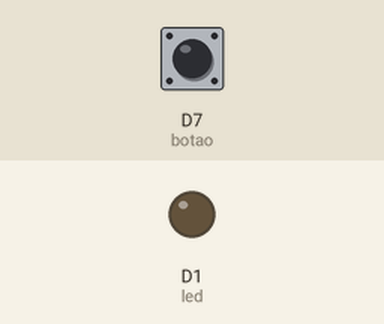
A sketch run on a simulated ESP8266 (NodeMCU). On the bench: output pins drawn as LEDs (lit = HIGH). The test bench sets the inputs (shaded band); at power-on: D7 (botao) LOW.

Above: at 1.2 s.
1.3 s: D7 (botao) pulled HIGH for 0.15 s
At 1.7 s:
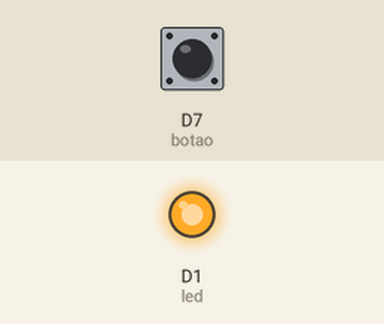
Timing chart, 0 to 7.8 s (numbered marks = the images above; inputs shaded):
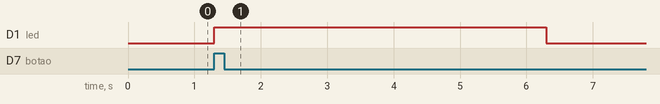

Measured:
- after the input at 1.3 s, D1 (led): LOW → HIGH at once, → LOW 5.0 s later

The sketch:

Botao.ino
```cpp
//Nerdking.net.br
//Função Liga / Desliga num mesmo botão
//Base para projetos futuros

int led = D1; // led no pino 8
int botao = D7; // botão no pino 7

//Variável que conterá os estados do botão (0 LOW, 1 HIGH).
int estadoBotao = 0;

//Método setup, executado uma vez ao ligar o Arduino.
void setup() {
  pinMode(led,OUTPUT);  //Definindo pino digital 8 como de saída.
  pinMode(botao,INPUT); //Definindo pino digital 2 como de entrada.
}

//Método loop, executado enquanto o Arduino estiver ligado.
void loop() {
  //Lendo o estado do pino 2, constante botao, e atribuindo
  //o resultado a variável estadoBotao.
  estadoBotao = digitalRead(botao);

  //Verificando o estado do botão para definir se acenderá ou apagará o led.
  if (estadoBotao == HIGH) {
    digitalWrite(led,HIGH); //Botão pressionado, acende o led.
    delay(5000);
  } else {
    digitalWrite(led,LOW);  //Botão não pressionado, apaga o led.
  }
}
```
